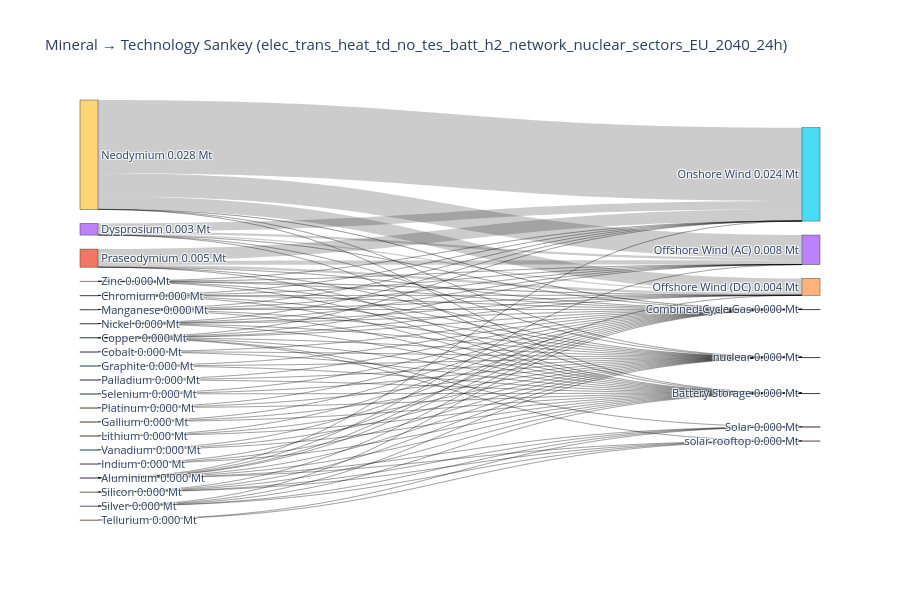

Source (notebook cell):
### Code cell
network_key = "elec_trans_heat_td_no_tes_batt_h2_network_nuclear_sectors_EU_2040_24h"
df_merged, totals_Mt = compute_mineral_usage(network_key, n, rare_earths, mineral_intensities, tech_scenarios)

# assuming `criticality` DataFrame exists and includes
# "GeoPolRisk Characterization Factor [eq. Kg-Cu/Kg]" and a mineral name column
plot_mineral_to_tech_sankey(
    df_merged,
    minerals,
    tech_col=None,
    network_name=network_key,
    mode='mass',
    # criticality_df=criticality,
    criticality_min_col=None,   # or the actual mineral name column in your `criticality` DF
    criticality_score_col="GeoPolRisk Characterization Factor [eq. Kg-Cu/Kg]",
    fmt_decimals=3
)

### Figure 1 — Plotly figure (JSON) as saved in the notebook; plotly's stock layout.template omitted (floating-point values rounded to 4 significant figures)
{"data": [{"link": {"customdata": ["Aluminium → Battery Storage: 0.000 Mt", "Cobalt → Battery Storage: 0.000 Mt", "Copper → Battery Storage: 0.000 Mt", "Dysprosium → Battery Storage: 0.000 Mt", "Gallium → Battery Storage: 0.000 Mt", "Graphite → Battery Storage: 0.000 Mt", "Indium → Battery Storage: 0.000 Mt", "Lithium → Battery Storage: 0.000 Mt", "Manganese → Battery Storage: 0.000 Mt", "Neodymium → Battery Storage: 0.000 Mt", "Nickel → Battery Storage: 0.000 Mt", "Praseodymium → Battery Storage: 0.000 Mt", "Selenium → Battery Storage: 0.000 Mt", "Silver → Battery Storage: 0.000 Mt", "Vanadium → Battery Storage: 0.000 Mt", "Zinc → Battery Storage: 0.000 Mt", "Silicon → Battery Storage: 0.000 Mt", "Chromium → Battery Storage: 0.000 Mt", "Platinum → Battery Storage: 0.000 Mt", "Palladium → Battery Storage: 0.000 Mt", "Aluminium → Combined-Cycle Gas: 0.000 Mt", "Cobalt → Combined-Cycle Gas: 0.000 Mt", "Copper → Combined-Cycle Gas: 0.000 Mt", "Dysprosium → Combined-Cycle Gas: 0.000 Mt", "Gallium → Combined-Cycle Gas: 0.000 Mt", "Graphite → Combined-Cycle Gas: 0.000 Mt", "Indium → Combined-Cycle Gas: 0.000 Mt", "Lithium → Combined-Cycle Gas: 0.000 Mt", "Manganese → Combined-Cycle Gas: 0.000 Mt", "Neodymium → Combined-Cycle Gas: 0.000 Mt", "Nickel → Combined-Cycle Gas: 0.000 Mt", "Praseodymium → Combined-Cycle Gas: 0.000 Mt", "Selenium → Combined-Cycle Gas: 0.000 Mt", "Silver → Combined-Cycle Gas: 0.000 Mt", "Vanadium → Combined-Cycle Gas: 0.000 Mt", "Zinc → Combined-Cycle Gas: 0.000 Mt", "Silicon → Combined-Cycle Gas: 0.000 Mt", "Chromium → Combined-Cycle Gas: 0.000 Mt", "Platinum → Combined-Cycle Gas: 0.000 Mt", "Palladium → Combined-Cycle Gas: 0.000 Mt", "Aluminium → Offshore Wind (AC): 0.000 Mt", "Copper → Offshore Wind (AC): 0.000 Mt", "Dysprosium → Offshore Wind (AC): 0.001 Mt", "Manganese → Offshore Wind (AC): 0.000 Mt", "Neodymium → Offshore Wind (AC): 0.006 Mt", "Nickel → Offshore Wind (AC): 0.000 Mt", "Praseodymium → Offshore Wind (AC): 0.001 Mt", "Zinc → Offshore Wind (AC): 0.000 Mt", "Chromium → Offshore Wind (AC): 0.000 Mt", "Aluminium → Offshore Wind (DC): 0.000 Mt", "Copper → Offshore Wind (DC): 0.000 Mt", "Dysprosium → Offshore Wind (DC): 0.000 Mt", "Manganese → Offshore Wind (DC): 0.000 Mt", "Neodymium → Offshore Wind (DC): 0.003 Mt", "Nickel → Offshore Wind (DC): 0.000 Mt", "Praseodymium → Offshore Wind (DC): 0.001 Mt", "Zinc → Offshore Wind (DC): 0.000 Mt", "Chromium → Offshore Wind (DC): 0.000 Mt", "Aluminium → Onshore Wind: 0.000 Mt", "Copper → Onshore Wind: 0.000 Mt", "Dysprosium → Onshore Wind: 0.002 Mt", "Manganese → Onshore Wind: 0.000 Mt", "Neodymium → Onshore Wind: 0.019 Mt", "Nickel → Onshore Wind: 0.000 Mt", "Praseodymium → Onshore Wind: 0.003 Mt", "Zinc → Onshore Wind: 0.000 Mt", "Chromium → Onshore Wind: 0.000 Mt", "Aluminium → Solar: 0.000 Mt", "Copper → Solar: 0.000 Mt", "Silver → Solar: 0.000 Mt", "Tellurium → Solar: 0.000 Mt", "Silicon → Solar: 0.000 Mt", "Aluminium → nuclear: 0.000 Mt", "Cobalt → nuclear: 0.000 Mt", "Copper → nuclear: 0.000 Mt", "Dysprosium → nuclear: 0.000 Mt", "Gallium → nuclear: 0.000 Mt", "Graphite → nuclear: 0.000 Mt", "Indium → nuclear: 0.000 Mt", "Lithium → nuclear: 0.000 Mt", "Manganese → nuclear: 0.000 Mt", "Neodymium → nuclear: 0.000 Mt", "Nickel → nuclear: 0.000 Mt", "Praseodymium → nuclear: 0.000 Mt", "Selenium → nuclear: 0.000 Mt", "Silver → nuclear: 0.000 Mt", "Vanadium → nuclear: 0.000 Mt", "Zinc → nuclear: 0.000 Mt", "Silicon → nuclear: 0.000 Mt", "Chromium → nuclear: 0.000 Mt", "Platinum → nuclear: 0.000 Mt", "Palladium → nuclear: 0.000 Mt", "Aluminium → solar rooftop: 0.000 Mt", "Copper → solar rooftop: 0.000 Mt", "Silver → solar rooftop: 0.000 Mt", "Tellurium → solar rooftop: 0.000 Mt", "Silicon → solar rooftop: 0.000 Mt"], "hovertemplate": "%{customdata}<extra></extra>", "source": [0, 1, 2, 3, 4, 5, 6, 7, 8, 9, 10, 11, 12, 13, 15, 16, 17, 18, 19, 20, 0, 1, 2, 3, 4, 5, 6, 7, 8, 9, 10, 11, 12, 13, 15, 16, 17, 18, 19, 20, 0, 2, 3, 8, 9, 10, 11, 16, 18, 0, 2, 3, 8, 9, 10, 11, 16, 18, 0, 2, 3, 8, 9, 10, 11, 16, 18, 0, 2, 13, 14, 17, 0, 1, 2, 3, 4, 5, 6, 7, 8, 9, 10, 11, 12, 13, 15, 16, 17, 18, 19, 20, 0, 2, 13, 14, 17], "target": [21, 21, 21, 21, 21, 21, 21, 21, 21, 21, 21, 21, 21, 21, 21, 21, 21, 21, 21, 21, 22, 22, 22, 22, 22, 22, 22, 22, 22, 22, 22, 22, 22, 22, 22, 22, 22, 22, 22, 22, 23, 23, 23, 23, 23, 23, 23, 23, 23, 24, 24, 24, 24, 24, 24, 24, 24, 24, 25, 25, 25, 25, 25, 25, 25, 25, 25, 26, 26, 26, 26, 26, 27, 27, 27, 27, 27, 27, 27, 27, 27, 27, 27, 27, 27, 27, 27, 27, 27, 27, 27, 27, 28, 28, 28, 28, 28], "value": [3.373e-09, 4.077e-10, 2.481e-09, 2.431e-12, 3.87e-14, 5.909e-12, 5.52e-15, 1.602e-10, 6.106e-10, 7.391e-10, 3.292e-10, 2.342e-10, 7.618e-13, 1.573e-12, 3.332e-13, 3.127e-10, 1.975e-09, 1.438e-10, 9e-16, 1.801e-14, 9.374e-07, 4.11e-09, 9.432e-07, 4.913e-07, 1.721e-11, 1.871e-09, 2.212e-12, 2.726e-10, 2.723e-07, 1.684e-05, 7.354e-07, 1.878e-06, 3.855e-10, 9.141e-11, 1.64e-10, 1.033e-07, 5.83e-07, 9.873e-07, 7.797e-13, 1.352e-12, 4.2e-06, 1.035e-05, 0.0005751, 3.16e-06, 0.005902, 1.45e-06, 0.001064, 2.2e-05, 2.1e-06, 4.2e-06, 1.035e-05, 0.0003252, 3.16e-06, 0.003338, 1.45e-06, 0.0006015, 2.2e-05, 2.1e-06, 4.2e-06, 1.035e-05, 0.002105, 3.16e-06, 0.01885, 1.45e-06, 0.002982, 2.2e-05, 2.1e-06, 1.8e-05, 1.11e-05, 4.1e-08, 1.1e-08, 1e-06, 1.322e-06, 1.082e-08, 4.039e-06, 4.57e-11, 2.749e-10, 7.988e-09, 1.743e-08, 3.068e-09, 3.611e-06, 1.019e-09, 2.551e-06, 1.977e-10, 1.964e-09, 2.621e-08, 5.154e-09, 1.271e-06, 2.797e-06, 1.725e-06, 3.897e-12, 5.966e-12, 1.8e-05, 1.11e-05, 4.1e-08, 1.1e-08, 1e-06]}, "node": {"customdata": [5.086e-05, 1.533e-08, 5.823e-05, 0.003006, 2.922e-10, 9.865e-09, 1.743e-08, 3.501e-09, 1.336e-05, 0.0281, 7.637e-06, 0.004649, 2.35e-09, 1.083e-07, 2.2e-08, 5.319e-09, 6.737e-05, 5.382e-06, 9.012e-06, 4.678e-12, 7.336e-12, 1.078e-08, 2.377e-05, 0.007584, 0.004307, 0.02398, 3.015e-05, 1.739e-05, 3.015e-05], "hovertemplate": "%{label}<br>Total: %{customdata:.3f}<extra></extra>", "label": ["Aluminium\n0.000 Mt", "Cobalt\n0.000 Mt", "Copper\n0.000 Mt", "Dysprosium\n0.003 Mt", "Gallium\n0.000 Mt", "Graphite\n0.000 Mt", "Indium\n0.000 Mt", "Lithium\n0.000 Mt", "Manganese\n0.000 Mt", "Neodymium\n0.028 Mt", "Nickel\n0.000 Mt", "Praseodymium\n0.005 Mt", "Selenium\n0.000 Mt", "Silver\n0.000 Mt", "Tellurium\n0.000 Mt", "Vanadium\n0.000 Mt", "Zinc\n0.000 Mt", "Silicon\n0.000 Mt", "Chromium\n0.000 Mt", "Platinum\n0.000 Mt", "Palladium\n0.000 Mt", "Battery Storage\n0.000 Mt", "Combined-Cycle Gas\n0.000 Mt", "Offshore Wind (AC)\n0.008 Mt", "Offshore Wind (DC)\n0.004 Mt", "Onshore Wind\n0.024 Mt", "Solar\n0.000 Mt", "nuclear\n0.000 Mt", "solar rooftop\n0.000 Mt"], "pad": 15, "thickness": 18}, "type": "sankey"}], "layout": {"font": {"size": 11}, "height": 600, "title": {"text": "Mineral → Technology Sankey (elec_trans_heat_td_no_tes_batt_h2_network_nuclear_sectors_EU_2040_24h)"}, "width": 900}}
